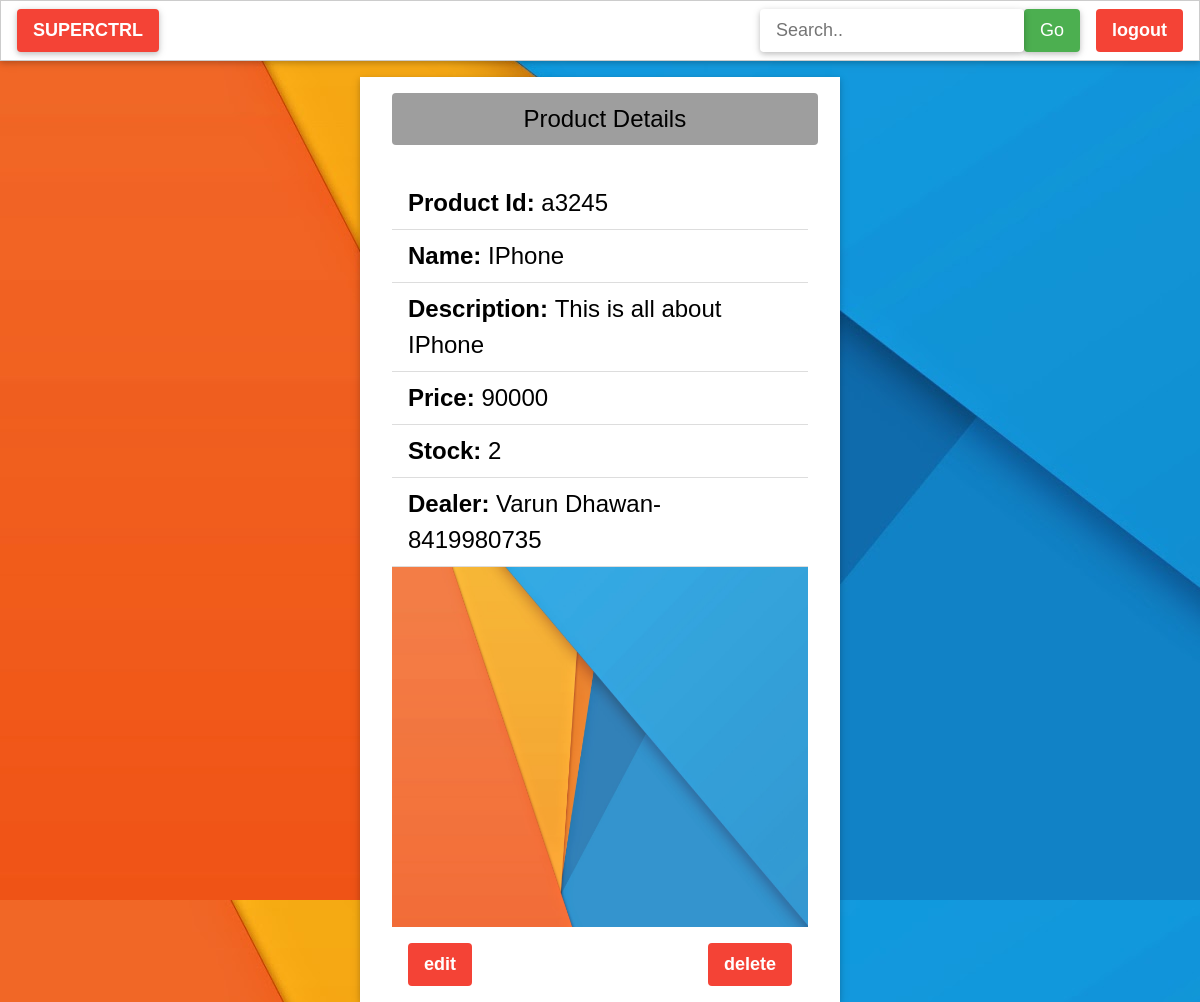
The app's page /product/detail/3/ (signed in) with its own data.
### shop/models.py (models this page shows, shortened)
class Product(models.Model):
    productid=models.CharField(max_length=10)
    name=models.CharField(max_length=100)
    description=models.TextField()
    price=models.IntegerField()
    stock=models.IntegerField()
    image=models.FileField(upload_to='products')
    dealer=models.ForeignKey(Dealer,on_delete=models.CASCADE)

class Dealer(models.Model):
    name=models.CharField(max_length=100)
    contact=models.IntegerField()
    address=models.CharField(max_length=1000)
    website=models.CharField(max_length=1000,null=True)
    def __str__(self):
        return self.name+"-"+str(self.contact)

### shop/views.py (the view)
# urls.py: url(r'^product/detail/(?P<id>\d+)/$',views.productdetail,name="productdetail"),
@login_required
def productdetail(request,id):
    product=Product.objects.get(id=id)
    return render(request,'shop/productdetail.html',{'product':product})

### shop/templates/shop/productdetail.html
{% extends 'shop/base.html' %}
{% block product %}
    <div class="w3-container w3-card-2 w3-margin-top w3-white" style="width:40%;margin:0 auto">
        <button class=" w3-button w3-grey w3-margin w3-xlarge w3-round" style="width:95%">Product Details</button>
            <div class="w3-ul  w3-margin">
                    <li class="w3-xlarge"><b>Product Id: </b>{{product.productid}}</li>
                    <li class="w3-xlarge"><b>Name: </b>{{product.name}}</li>
                    <li class="w3-xlarge"><b>Description: </b>{{product.description}}</li>
                    <li class="w3-xlarge"><b>Price: </b>{{product.price}}</li>
                    <li class="w3-xlarge"><b>Stock: </b>{{product.stock}}</li>
                    <li class="w3-xlarge"><b>Dealer: </b>{{product.dealer}}</li>
                    <img src="{{product.image.url}}" alt="Avatar" style="width:100%;opacity:0.85;height:45%">
                    <a href="{% url 'productedit' product.id %}"><button class="w3-button w3-red w3-round w3-left w3-margin w3-left w3-large"><b>edit</b></button></a>
                <a href="{% url 'productdelete' product.id %}"><button class="w3-button w3-red w3-round w3-right w3-margin w3-right w3-large"><b>delete</b></button></a>
    </div>
{% endblock product %}

### shop/static/shop/w3.css (style rules this page uses)
html { box-sizing:border-box }
*,*:before,*:after { box-sizing:inherit }
html { -ms-text-size-adjust:100%;-webkit-text-size-adjust:100% }
body { margin:0 }
a { background-color:transparent;-webkit-text-decoration-skip:objects }
img { border-style:none }
button,input,select,textarea { font:inherit;margin:0 }
button,input { overflow:visible }
button,select { text-transform:none }
button,html [type=button],[type=reset],[type=submit] { -webkit-appearance:button }
html,body { font-family:Verdana,sans-serif;font-size:15px;line-height:1.5 }
html { overflow-x:hidden }
img { vertical-align:middle }
a { color:inherit }
.w3-btn,.w3-button { border:none;display:inline-block;padding:8px 16px;vertical-align:middle;overflow:hidden;text-decoration:none;color:inherit;background-color:inherit;text-align:center;cursor:pointer;white-space:nowrap }
.w3-btn,.w3-button { -webkit-touch-callout:none;-webkit-user-select:none;-khtml-user-select:none;-moz-user-select:none;-ms-user-select:none;user-select:none }
.w3-ul { list-style-type:none;padding:0;margin:0 }
.w3-ul li { padding:8px 16px;border-bottom:1px solid #ddd }
.w3-container:after,.w3-container:before,.w3-panel:after,.w3-panel:before,.w3-row:after,.w3-row:before,.w3-row-padding:after,.w3-row-padding:before, .w3-cell-row:before,.w3-cell-row:after,.w3-clear:after,.w3-clear:before,.w3-bar:before,.w3-bar:after { content:"";display:table;clear:both }
.w3-round,.w3-round-medium { border-radius:4px }
.w3-container,.w3-panel { padding:0.01em 16px }
.w3-card,.w3-card-2 { box-shadow:0 2px 5px 0 rgba(0,0,0,0.16),0 2px 10px 0 rgba(0,0,0,0.12) }
.w3-large { font-size:18px!important }
.w3-xlarge { font-size:24px!important }
.w3-margin { margin:16px!important }
.w3-margin-top { margin-top:16px!important }
.w3-left { float:left!important }
.w3-right { float:right!important }
.w3-red,.w3-hover-red:hover { color:#fff!important;background-color:#f44336!important }
.w3-white,.w3-hover-white:hover { color:#000!important;background-color:#fff!important }
.w3-grey,.w3-hover-grey:hover,.w3-gray,.w3-hover-gray:hover { color:#000!important;background-color:#9e9e9e!important }

### records on screen
Product: productid "a3245", name "IPhone", description "This is all about IPhone", price "90000", stock "2", dealer "Varun Dhawan-8419980735", image (picture)
